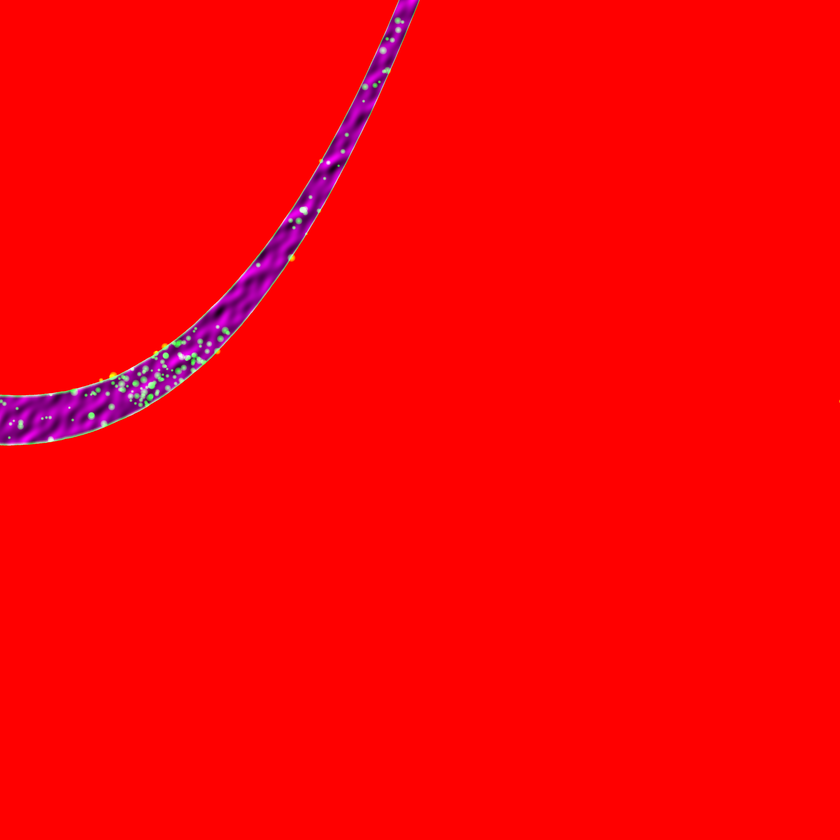
#> input picture heightmap.png, 840 x 840 px, shrunk from 4097 x 4097 before the run
$ python plot_traj.py
#> lines starting #> are read from the running program, lines starting #| are printed output that depends on the picture
import numpy as np
import matplotlib.pyplot as plt

plt.rcParams["figure.figsize"] = [7.00, 7.00]
plt.rcParams["figure.autolayout"] = True
im = plt.imread("../heightmap.png")
#> im is the input picture: shape (840, 840, 4) float32; mean R, G, B, A 0.988, 0.00456, 0.0167, 1
fig, ax = plt.subplots()
im = ax.imshow(im, extent=[0, 1000, 0, 1000])
x = np.array(range(300))
# ax.plot(x, x, ls='dotted', linewidth=2, color='red')
traj = np.loadtxt('../traj_followed.csv',delimiter=',',skiprows=1)
plt.plot(traj[:,2],traj[:,0])
plt.show()
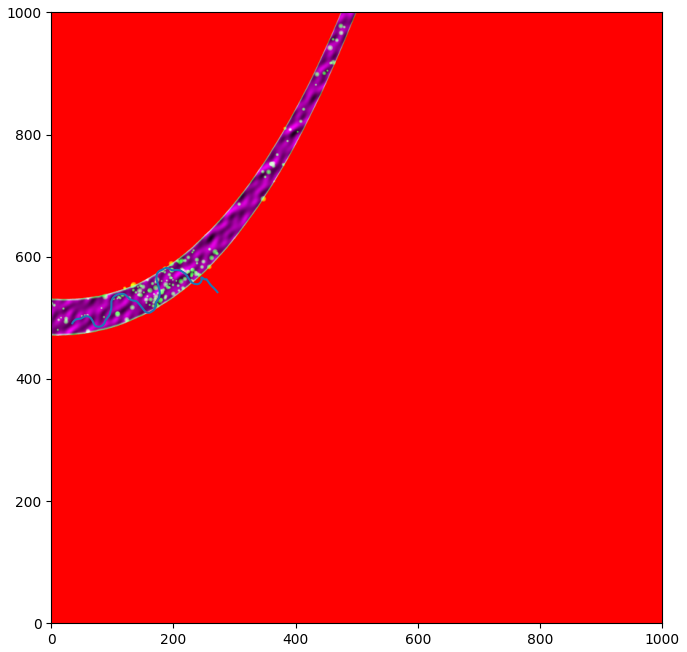
#> figure drawn by matplotlib, 1 panel
